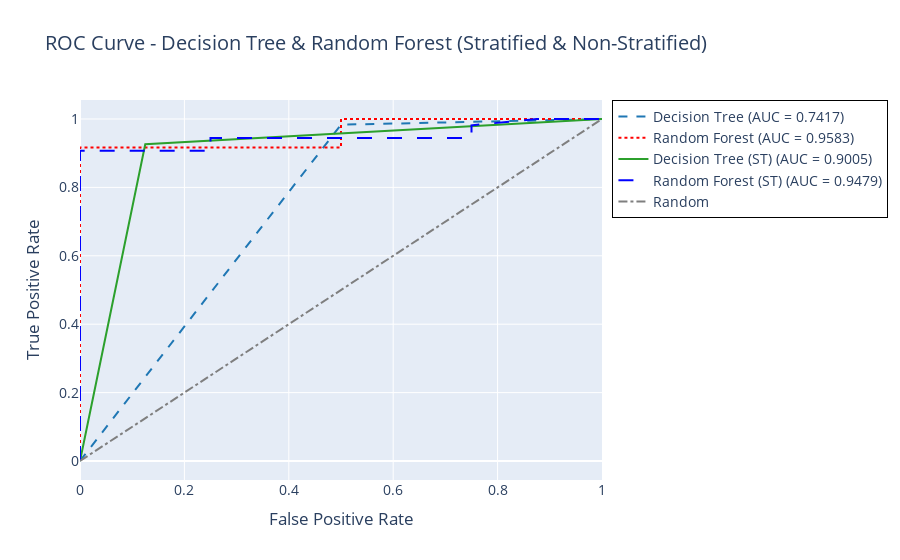

The notebook cell this image was saved under:
### Code cell
# 1. Predict probabilities untuk ROC Curve
y_probs_dtree = dtree.predict_proba(X_test)[:, 1]  
y_probs_rf = rf.predict_proba(X_test)[:, 1]  

y_probs_dtree_st = dtree_st.predict_proba(X_test_st)[:, 1]  
y_probs_rf_st = rf_st.predict_proba(X_test_st)[:, 1]  

# 2. Hitung AUC untuk semua model
auc_dtree = roc_auc_score(y_test, y_probs_dtree)
auc_rf = roc_auc_score(y_test, y_probs_rf)
auc_dtree_st = roc_auc_score(y_test_st, y_probs_dtree_st)
auc_rf_st = roc_auc_score(y_test_st, y_probs_rf_st)

# 3. Hitung ROC Curve (FPR & TPR)
fpr_dtree, tpr_dtree, _ = roc_curve(y_test, y_probs_dtree)
fpr_rf, tpr_rf, _ = roc_curve(y_test, y_probs_rf)
fpr_dtree_st, tpr_dtree_st, _ = roc_curve(y_test_st, y_probs_dtree_st)
fpr_rf_st, tpr_rf_st, _ = roc_curve(y_test_st, y_probs_rf_st)

# 4. Membuat ROC Curve dengan Plotly
fig = go.Figure()

fig.add_trace(go.Scatter(
    x=fpr_dtree, y=tpr_dtree, mode='lines',
    name=f'Decision Tree (AUC = {auc_dtree:.4f})',
    line=dict(color='#1f77b4', dash='dash')  # Biru Soft
))

fig.add_trace(go.Scatter(
    x=fpr_rf, y=tpr_rf, mode='lines',
    name=f'Random Forest (AUC = {auc_rf:.4f})',
    line=dict(color='red', dash='dot')  # Oranye Soft
))

fig.add_trace(go.Scatter(
    x=fpr_dtree_st, y=tpr_dtree_st, mode='lines',
    name=f'Decision Tree (ST) (AUC = {auc_dtree_st:.4f})',
    line=dict(color='#2ca02c', dash='solid')  # Hijau Soft
))

fig.add_trace(go.Scatter(
    x=fpr_rf_st, y=tpr_rf_st, mode='lines',
    name=f'Random Forest (ST) (AUC = {auc_rf_st:.4f})',
    line=dict(color='blue', dash='longdash')  # Merah Soft
))

# Garis referensi (Random Guess)
fig.add_trace(go.Scatter(
    x=[0, 1], y=[0, 1], mode='lines',
    name='Random', line=dict(color='#7f7f7f', dash='dashdot')  # Abu-abu Netral
))

fig.update_layout(
    title="ROC Curve - Decision Tree & Random Forest (Stratified & Non-Stratified)",
    xaxis_title="False Positive Rate",
    yaxis_title="True Positive Rate",
    showlegend=True,
    font=dict(size=14),  # Ukuran teks lebih nyaman
    legend=dict(
        bgcolor="rgba(255, 255, 255, 0.8)",  # Latar belakang legend (semi-transparan)
        bordercolor="black",  # Warna border hitam
        borderwidth=1  # Ketebalan border
    ),
)

# Menampilkan plot
fig.show()

### Figure 1 — Plotly figure (JSON) as saved in the notebook; plotly's stock layout.template omitted (floating-point values rounded to 4 significant figures)
{"data": [{"line": {"color": "#1f77b4", "dash": "dash"}, "mode": "lines", "name": "Decision Tree (AUC = 0.7417)", "type": "scatter", "x": [0.0, 0.5, 1.0], "y": [0.0, 0.9833, 1.0]}, {"line": {"color": "red", "dash": "dot"}, "mode": "lines", "name": "Random Forest (AUC = 0.9583)", "type": "scatter", "x": [0.0, 0.0, 0.0, 0.0, 0.0, 0.0, 0.0, 0.0, 0.0, 0.0, 0.0, 0.0, 0.0, 0.5, 0.5, 0.5, 1.0], "y": [0.0, 0.3, 0.3167, 0.4333, 0.5333, 0.55, 0.6, 0.6167, 0.7, 0.7333, 0.8333, 0.8667, 0.9167, 0.9167, 0.95, 1.0, 1.0]}, {"line": {"color": "#2ca02c", "dash": "solid"}, "mode": "lines", "name": "Decision Tree (ST) (AUC = 0.9005)", "type": "scatter", "x": [0.0, 0.125, 1.0], "y": [0.0, 0.9259, 1.0]}, {"line": {"color": "blue", "dash": "longdash"}, "mode": "lines", "name": "Random Forest (ST) (AUC = 0.9479)", "type": "scatter", "x": [0.0, 0.0, 0.0, 0.0, 0.0, 0.0, 0.0, 0.0, 0.0, 0.0, 0.25, 0.25, 0.75, 0.75, 0.875, 1.0], "y": [0.0, 0.1667, 0.3333, 0.5556, 0.6296, 0.6667, 0.7222, 0.7593, 0.8148, 0.9074, 0.9074, 0.9444, 0.9444, 0.9815, 1.0, 1.0]}, {"line": {"color": "#7f7f7f", "dash": "dashdot"}, "mode": "lines", "name": "Random", "type": "scatter", "x": [0, 1], "y": [0, 1]}], "layout": {"font": {"size": 14}, "legend": {"bgcolor": "rgba(255, 255, 255, 0.8)", "bordercolor": "black", "borderwidth": 1}, "showlegend": true, "title": {"text": "ROC Curve - Decision Tree & Random Forest (Stratified & Non-Stratified)"}, "xaxis": {"title": {"text": "False Positive Rate"}}, "yaxis": {"title": {"text": "True Positive Rate"}}}}
